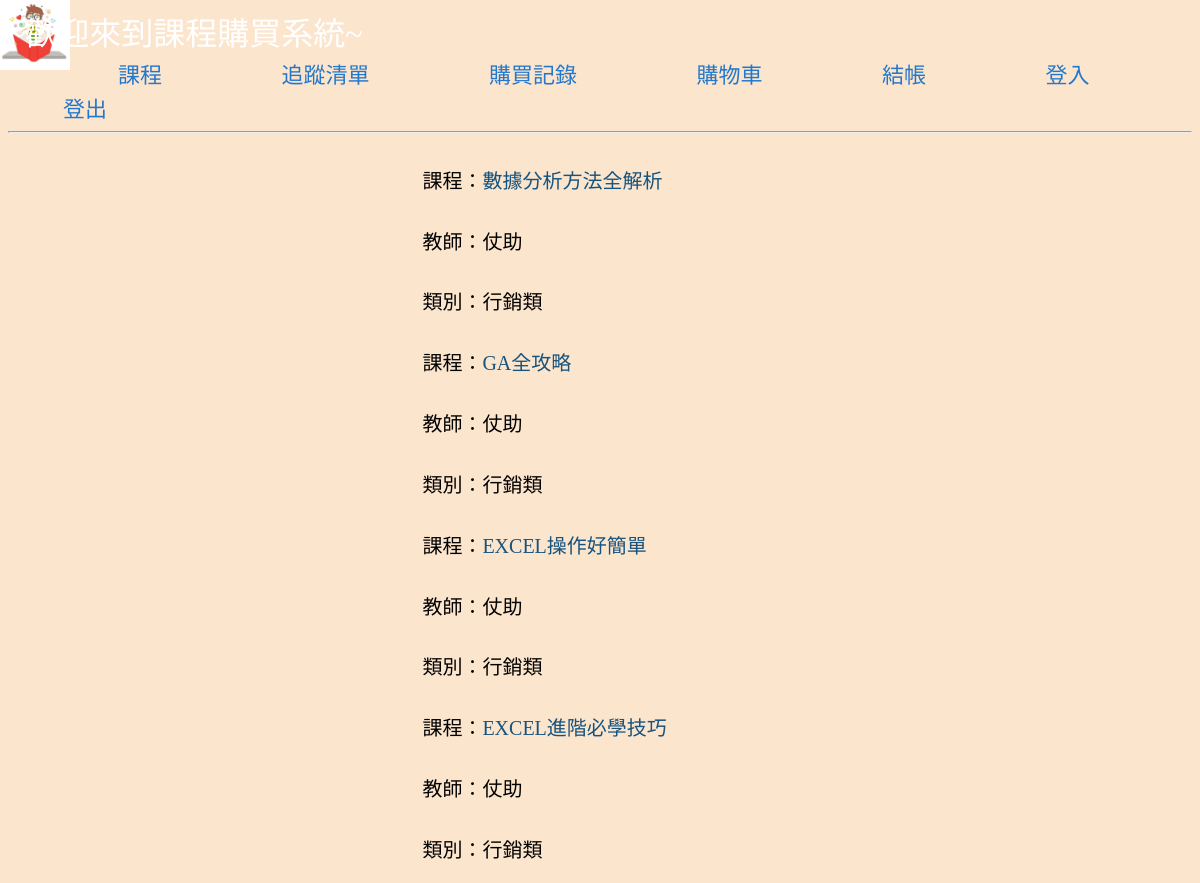
Page /class/detail.php?teacher=仗助 on the committed database.
### tables this page shows
create table class(
    id int auto_increment primary key, 
	class varchar(200) not null, 
	teacher varchar(200) not null,
    className varchar(200) not null

);

### class/detail.php (the view)
<?php require '../header.php'; ?>
<?php require 'menu.php'; ?>
<?php
$pdo=new PDO('mysql:host=localhost;dbname=class;charset=utf8', 'staff', '123');
$sql=$pdo->prepare('select * from class where teacher=?');
$sql->execute([$_REQUEST['teacher']]);
foreach ($sql->fetchAll() as $row) {
    $className=$row['className'];
    echo '<p>課程：','<a href="classdetail.php?Name=',$className, '">', $row['className'], '</a>';
    echo '<form action="cart-insert.php" method="post">';
    echo '<p>教師：', $row['teacher'], '</p>';
    echo '<p>類別：', $row['class'], '</p>';
    }
?>
<?php require '../footer.php'; ?>

### style.css (style rules this page uses)
body { background-color: #fce5cd; background-image: url(read.jpg); background-size: 70px 70px; background-repeat: no-repeat; background-position: top left; background-attachment: fixed; }
a { color: #16537e; text-decoration: none; }
p { font-size: 20px; padding-left: 35%; padding-top: 1%; }

### rows in the picture
class: className "數據分析方法全解析", teacher "仗助", class "行銷類"
class: className "GA全攻略", teacher "仗助", class "行銷類"
class: className "EXCEL操作好簡單", teacher "仗助", class "行銷類"
class: className "EXCEL進階必學技巧", teacher "仗助", class "行銷類"
